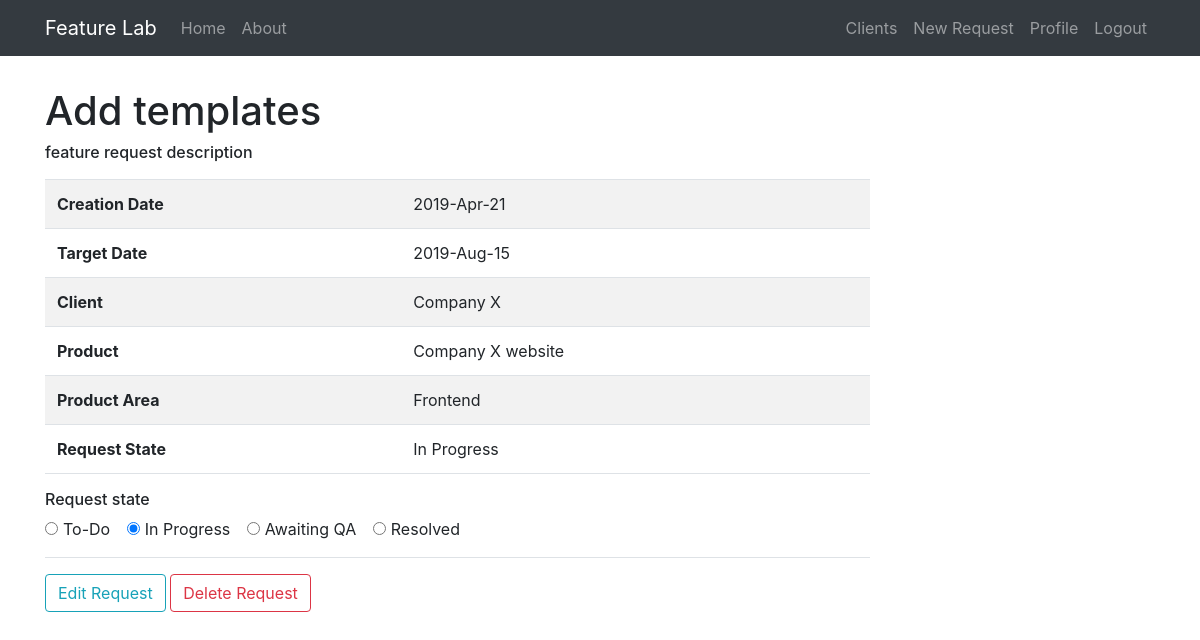
The page /request/1 (signed in) on the database its author committed.
### feature_lab/models.py (models this page shows, shortened)
class FeatureRequest(db.Model):
    id = db.Column(db.Integer, primary_key=True)
    title = db.Column(db.String(30), unique=True, nullable=False)
    description = db.Column(db.Text(), nullable=False)
    created_at = db.Column(db.DateTime, nullable=False, default=datetime.utcnow)
    target_date = db.Column(db.DateTime, nullable=False)
    product_area = db.Column(db.String())
    product_id = db.Column(db.Integer, db.ForeignKey('product.id'), nullable=False)
    client_id = db.Column(db.Integer, db.ForeignKey('client.id'), nullable=False)
    state = db.Column(db.Enum(FeatureRequestState), default=FeatureRequestState.TODO)

class Client(db.Model):
    id = db.Column(db.Integer, primary_key=True)
    name = db.Column(db.String(20), unique=True, nullable=False)
    email = db.Column(db.String(120), unique=True, nullable=False)
    bio = db.Column(db.Text(), nullable=False)
    priority = db.Column(db.Integer, nullable=False, unique=True)
    phone_number = db.Column(db.String())
    created_at = db.Column(db.DateTime, nullable=False, default=datetime.utcnow)
    products = db.relationship('Product', backref='owner', lazy=True)
    user_id = db.Column(db.Integer, db.ForeignKey('user.id'), nullable=False)

class Product(db.Model):
    id = db.Column(db.Integer, primary_key=True)
    name = db.Column(db.String(20), unique=True, nullable=False)
    description = db.Column(db.Text(), nullable=False)
    owner_id = db.Column(db.Integer, db.ForeignKey('client.id'), nullable=False)
    requests = db.relationship('FeatureRequest', backref='product', lazy=True)
    areas = db.relationship('ProductArea', backref='product', lazy=True)

### feature_lab/clients/routes.py (the view)
@clients.route('/request/<int:request_id>')
@login_required
def feature_request(request_id):
    request = FeatureRequest.query.get_or_404(request_id)
    request_states = list(map(lambda s: s, FeatureRequestState))
    return render_template('request.html', request=request, request_states=request_states)

### feature_lab/models.py (called while the page is built)
@login_manager.user_loader
def load_user(user_id):
    return User.query.get(int(user_id))

### feature_lab/templates/request.html (shortened to what this page needs)
{% extends 'layout.html' %}
{% block content %}
    <h1>{{request.title}}</h1>
    <h6 class="pb-2">{{request.description}}</h6>
    <table class="table table-striped border-bottom pb-3">
        <tbody>
            <tr>
                <th scope="row">Creation Date</th>
                <td>{{request.created_at.strftime('%Y-%b-%d')}}</td>
            </tr>
            <tr>
                <th scope="row">Target Date</th>
                <td>{{request.target_date.strftime('%Y-%b-%d')}}</td>
            </tr>
            <tr>
                <th scope="row">Client</th>
                <td>{{request.product.owner.name}}</td>
            </tr>
            <tr>
                <th scope="row">Product</th>
                <td>{{request.product.name}}</td>
            </tr>
            <tr>
                <th scope="row">Product Area</th>
                <td>{{request.product_area}}</td>
            </tr>
            <tr>
                <th scope="row">Request State</th>
                <td>{{request.state.value}}</td>
            </tr>
        </tbody>
    </table>
    <div class="mb-3 pb-3 border-bottom">
        <h6>Request state</h6>
        {% for state in request_states %}
        <div class="form-check-inline">
            <input class="form-check-input" type="radio" name="stateRadios" id="{{state.value.lower().replace(' ', '-')}}"
                   value="{{state.name}}" onclick="handleStateChange('{{state.name}}', {{request.id}})"
                   {% if request.state.name == state.name%} checked {% endif %}>
            <label class="form-check-label" for="exampleRadios1">
                {{state.value}}
            </label>
        </div>
        {% endfor %}
    </div>
    <button class="btn btn-outline-info" onclick="window.location='/request/{{request.id}}/update'">Edit Request</button>
    <button type="button" class="btn btn-outline-danger" data-toggle="modal" data-target="#deleteModal">Delete Request</button>
{% endblock content %}

### feature_lab/templates/layout.html (shortened to what this page needs)
<!DOCTYPE html>
<html>
<head>
    <link rel="stylesheet" href="https://stackpath.bootstrapcdn.com/bootstrap/4.3.1/css/bootstrap.min.css">
    <link rel="stylesheet" type="text/css" href="{{ url_for('static', filename='custom.css') }}">
</head>
<body>
    <nav class="navbar navbar-expand-lg navbar-dark bg-dark fixed-top">
        <div class="container">
            <a class="navbar-brand" href="/">Feature Lab</a>
            <div class="collapse navbar-collapse" id="navbarToggle">
                <div class="navbar-nav mr-auto">
                    <a class="nav-item nav-link" href="/">Home</a>
                    <a class="nav-item nav-link" href="/about">About</a>
                </div>
                <div class="navbar-nav">
                    {% if current_user.is_authenticated %}
                        <a class="nav-item nav-link" href="/clients">Clients</a>
                        <a class="nav-item nav-link" href="/create_request">New Request</a>
                        <a class="nav-item nav-link" href="/profile">Profile</a>
                        <a class="nav-item nav-link" href="/logout">Logout</a>
                    {% else %}
                        <a class="nav-item nav-link" href="/signup">Register</a>
                        <a class="nav-item nav-link" href="/login">Login</a>
                    {% endif %}
                </div>
            </div>
        </div>
    </nav>
    <main class="container" role="main" style="margin-top:10ex">
        <div class="row">
            <div class="col-md-9">
                {% block content %}{% endblock %}
            </div>
        </div>
    </main>
</body>
</html>

### rows shown on the page
FeatureRequest: title "Add templates", description "feature request description", created_at "2019-Apr-21", target_date "2019-Aug-15", product_area "Frontend", state.value "In Progress", state "☑"
Client: product.owner.name "Company X"
Product: product.name "Company X website"

### other values the page prints
{{ state.value }} "To-Do" "In Progress" "Awaiting QA" "Resolved"
